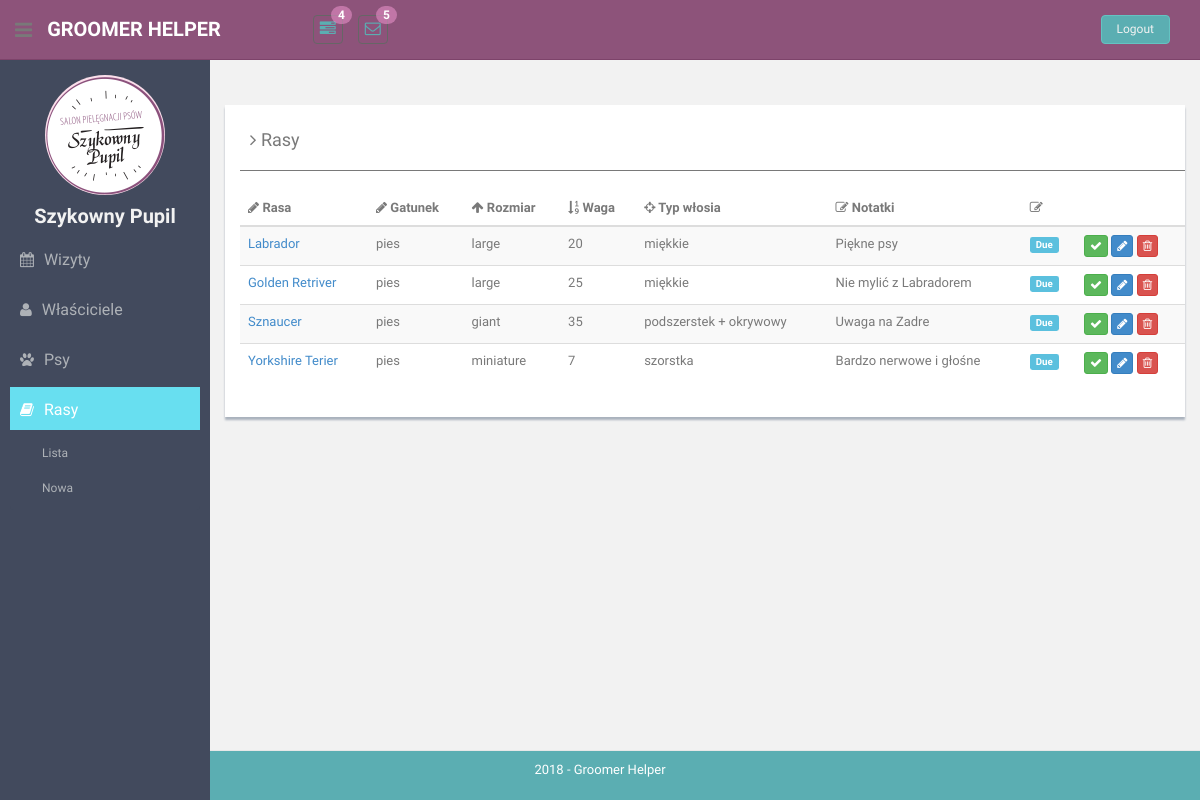
/breeds/, run on an earlier commit of the app's database.
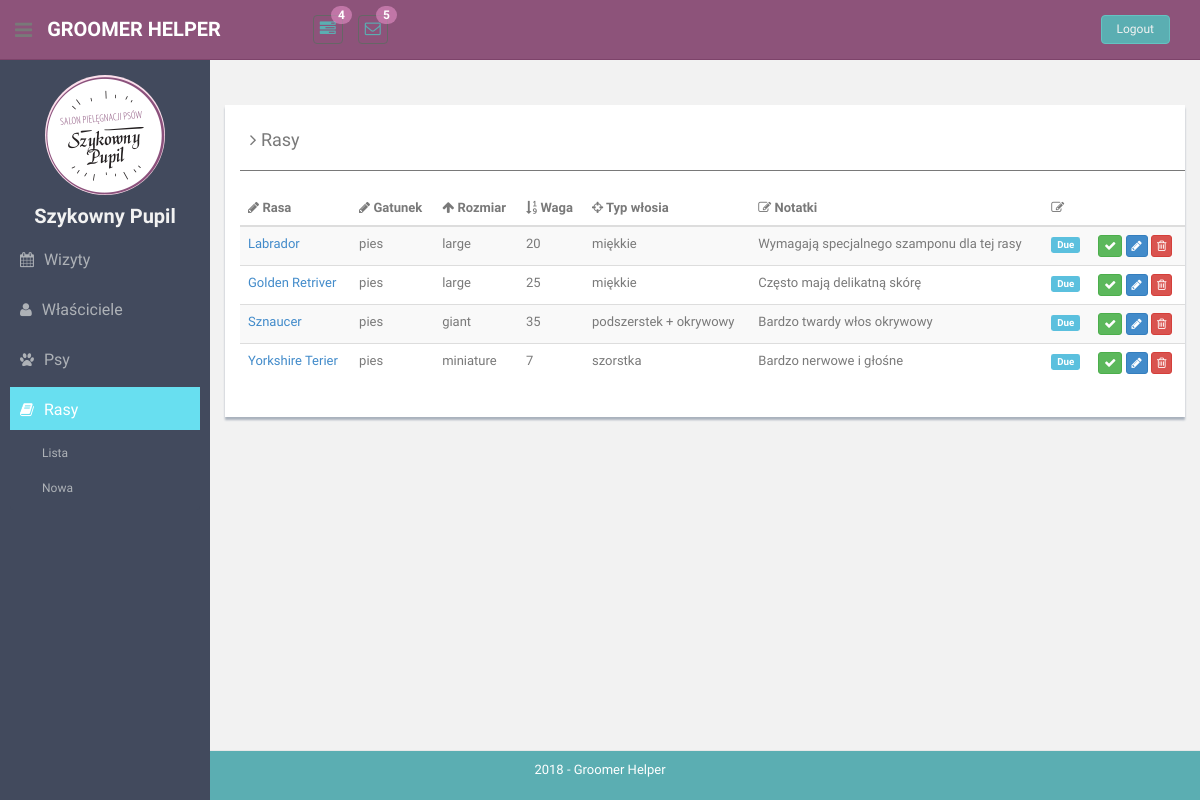
And on a later commit of the database.
### breeds/models.py (models this page shows, shortened)
class Breed(models.Model):
    SIZE_CHOICES = [
        ('miniatura', 'Miniatura'),
        ('średni', 'Średni'),
        ('duży', 'Duży'),
        ('olbrzym', 'Olbrzym'),
    ]
    SPECIES_CHOICES = [
        ('pies', 'Pies'),
        ('kot', 'Kot'),
        ('świnka morska', 'Świnka morska'),
        ('królik', 'Królik'),
    ]
    HAIR_TYPE_CHOICES = [
        ('normalna', 'Normalna'),
        ('szorstka', 'Szorstka'),
        ('miękka', 'Miękka'),
        ('duża ilość podszerstka', 'Duża ilość podszerstka'),
        ('twarda', 'Twarda')
    ]
    name = models.TextField(max_length=100, blank=False, null=False, unique=True)
    species = models.TextField(max_length=50, blank=False, default='dog')
    size = models.TextField(max_length=20, blank=True, choices=SIZE_CHOICES)
    grooming_notes = models.TextField(max_length=50, blank=True, null=False)
    hair_type = models.TextField(max_length=50, blank=True, null=False)
    weight = models.IntegerField(default=20, blank=False, null=False)
    photo = models.ImageField(upload_to='breed-avatars/', default='breed-avatars/None/no-img.png')
    salon = models.ForeignKey(Salon, default=DEFAULT_SALON_ID, null=False, on_delete=models.CASCADE)

### breeds/views.py (the view)
# urls.py: path('', views.BreedListView.as_view(), name='breeds-list'),
class BreedListView(ListView):
    template_name = "breeds/list.html"
    model = Breed
    def get_context_data(self, **kwargs):
        context = super().get_context_data(**kwargs)
        context['breeds'] = Breed.objects.all()
        context['title'] = 'Rasy'  # TODO: Tłumaczeie
        return context

### templatetags/templatetags/my_templatetags.py (called while the page is built)
@register.simple_tag(takes_context=True)
def active(context, pattern_or_urlname):
    try:
        pattern = '^' + reverse(pattern_or_urlname)
    except NoReverseMatch:
        pattern = pattern_or_urlname
    path = context['request'].path
    if re.search(pattern, path):
        return 'active'
    return ''

### templates/breeds/list.html
{% extends 'list.html' %}
{% block table-headers %}
    <th><i class="fa fa-pencil"></i> Rasa</th>
    <th><i class="fa fa-pencil"></i> Gatunek</th>
    <th><i class="fa fa-arrow-up"></i> Rozmiar</th>
    <th><i class="fa fa-sort-numeric-asc"></i> Waga</th>
    <th><i class="fa fa-crosshairs"></i> Typ włosia</th>
    <th><i class="fa fa-edit"></i> Notatki</th>
    <th><i class=" fa fa-edit"></i></th>
    <th></th>
{% endblock %}
{% block table-rows %}
    {% for breed in breeds %}
        <tr>
            <td><a href="{% url 'breed-details' breed.id %}"> {{ breed.name }} </a></td>
            <td>{{ breed.species }}</td>
            <td>{{ breed.size }}</td>
            <td>{{ breed.weight }}</td>
            <td>{{ breed.hair_type }}</td>
            <td>{{ breed.grooming_notes }}</td>
            <td><span class="label label-info label-mini">Due</span></td>
            <td>
                <button class="btn btn-success btn-xs"><i class="fa fa-check"></i></button>
                <button class="btn btn-primary btn-xs"><i class="fa fa-pencil"></i></button>
                <button class="btn btn-danger btn-xs"><i class="fa fa-trash-o "></i></button>
            </td>
        </tr>
    {% endfor %}
{% endblock %}

### templates/list.html
{% extends 'base.html' %}
{% block content %}
    <div class="row mt">
        <div class="col-md-12">
            <div class="content-panel">
                <table class="table table-striped table-advance table-hover">
                    <h4><i class="fa fa-angle-right"></i>
                    {% block table-title %}
                        {{ title }}
                    {% endblock %}
                    </h4>
                    <hr>
                    <thead>
                        <tr>
                            {% block table-headers %}
                            {% endblock %}
                        </tr>
                    </thead>
                    <tbody>
                        {% block table-rows %}
                        {% endblock %}
                    </tbody>
                </table>
            </div>
        </div>
    </div>
{% endblock %}

### templates/base.html (shortened to what this page needs)
{% load staticfiles %}
<!DOCTYPE html>
<html lang="en">
<head>
    <link href="{% static "/css/bootstrap.css" %}" rel="stylesheet">
    <link href="{% static "/font-awesome/css/font-awesome.css" %}" rel="stylesheet"/>
    <link rel="stylesheet" type="text/css" href="{% static "/css/zabuto_calendar.css" %}">
    <link rel="stylesheet" type="text/css" href="{% static "/js/gritter/css/jquery.gritter.css" %}"/>
    <link rel="stylesheet" type="text/css" href="{% static "/lineicons/style.css" %}" />
    <link rel="stylesheet" type="text/css" href="https://cdnjs.cloudflare.com/ajax/libs/bootstrap-datepicker/1.7.1/css/bootstrap-datepicker.css" />
    <link rel="stylesheet" type="text/css" href="https://cdnjs.cloudflare.com/ajax/libs/bootstrap-datepicker/1.7.1/css/bootstrap-datepicker3.css" />
    <link href="{% static "/css/style.css" %}" rel="stylesheet">
    <link href="{% static "/css/style-responsive.css" %}" rel="stylesheet">
</head>
<section id="container">
    <header class="header black-bg">
        <div class="sidebar-toggle-box">
            <div class="fa fa-bars tooltips" data-placement="right" data-original-title="Toggle Navigation"></div>
        </div>
        <a href="/" class="logo"><b>GROOMER HELPER</b></a>
        <div class="nav notify-row" id="top_menu">
            <ul class="nav top-menu">
                <li class="dropdown">
                    <a data-toggle="dropdown" class="dropdown-toggle" href="index.html#">
                        <i class="fa fa-tasks"></i>
                        <span class="badge bg-theme">4</span>
                    </a>
                </li>
                <li id="header_inbox_bar" class="dropdown">
                    <a data-toggle="dropdown" class="dropdown-toggle" href="index.html#">
                        <i class="fa fa-envelope-o"></i>
                        <span class="badge bg-theme">5</span>
                    </a>
                </li>
            </ul>
        </div>
        <div class="top-menu">
            <ul class="nav pull-right top-menu">
                <li><a class="logout" href="login.html">Logout</a></li>
            </ul>
        </div>
    </header>
    {% include "sidebar-menu.html" %}
    <section id="main-content">
        <section class="wrapper">
            <div class="row">
                <div class="col-lg-12 main-chart">
                    {% block content %}
                    {% endblock %}
                </div>
            </div>
        </section>
    {% include "footer.html" %}
    </section>
</section>
</body>
</html>

### templates/sidebar-menu.html (shortened to what this page needs)
{% load static %}
{% load my_templatetags %}
<aside>
    <div id="sidebar" class="nav-collapse ">
        <ul class="sidebar-menu" id="nav-accordion">
            <p class="centered"><a href="/"><img src="{% static "/img/logo-kolo.png" %}" class="img-circle"
                                                 width="120"></a></p>
            <h5 class="centered">Szykowny Pupil</h5>
            <li class="sub-menu">
                <a class="{% active 'visits' %}" href="javascript:;">
                    <i class="fa fa-calendar"></i>
                    <span>Wizyty</span>
                </a>
            </li>
            <li class="sub-menu">
                <a class="{% active 'owner' %}" href="javascript:;">
                    <i class="fa fa-user"></i>
                    <span>Właściciele</span>
                </a>
            </li>
            <li class="sub-menu">
                <a class="{% active 'animals' %}" href="javascript:;">
                    <i class="fa fa-paw"></i>
                    <span>Psy</span>
                </a>
            </li>
            <li class="sub-menu">
                <a class="{% active 'breed' %}" href="javascript:;">
                    <i class="fa fa-book"></i>
                    <span>Rasy</span>
                </a>
                <ul class="sub">
                    <li><a href="{% url 'breeds-list' %}">Lista</a></li>
                    <li><a href="/breeds/new/">Nowa</a></li>
                </ul>
            </li>
        </ul>
    </div>
</aside>

### templates/footer.html
<footer class="navbar navbar-default navbar-fixed-bottom site-footer ">
    <div class="text-center">
        2018 - Groomer Helper
    </div>
</footer>

### static/css/style.css (style rules this page uses)
ul li { list-style: none; }
a, a:hover, a:focus { text-decoration: none; outline: none; }
#container { width: 100%; height: 100%; }
hr { margin-top: 20px; margin-bottom: 20px; border: 0; border-top: 1px solid #797979; }
.centered { text-align: center; }
.mt { margin-top: 25px; }
.bg-theme { background-color: rgba(232, 146, 202, 0.57); }
ul.top-menu > li > .logout { color: #f2f2f2; font-size: 12px; border-radius: 4px; -webkit-border-radius: 4px; border: 1px solid #64c3c2 !important; padding: 5px 15px; margin-right: 15px; background: #5BAEB2; margin-top: 15px; }
#sidebar { width: 210px; height: 100%; position: fixed; background: #424a5d; }
#sidebar h5 { color: #f2f2f2; font-weight: 700; font-size: 20px; }
#sidebar ul li { position: relative; }
#sidebar .sub-menu > .sub li { padding-left: 32px; }
#sidebar .sub-menu > .sub li:last-child { padding-bottom: 10px; }
ul.sidebar-menu, ul.sidebar-menu li ul.sub { margin: -2px 0 0; padding: 0; }
ul.sidebar-menu { margin-top: 75px; }
#sidebar > ul > li > ul.sub { display: none; }
#sidebar > ul > li.active > ul.sub, #sidebar > ul > li > ul.sub > li > a { display: block; }
ul.sidebar-menu li ul.sub li { background: #424a5d; margin-bottom: 0; margin-left: 0; margin-right: 0; }
ul.sidebar-menu li ul.sub li:last-child { border-radius: 0 0 4px 4px; -webkit-border-radius: 0 0 4px 4px; }
ul.sidebar-menu li ul.sub li a { font-size: 12px; padding: 6px 0; line-height: 35px; height: 35px; -webkit-transition: all 0.3s ease; -moz-transition: all 0.3s ease; -o-transition: all 0.3s ease; -ms-transition: all 0.3s ease; transition: all 0.3s ease; color: #aeb2b7; }
ul.sidebar-menu li { margin-bottom: 5px; margin-left: 10px; margin-right: 10px; }
ul.sidebar-menu li.sub-menu { line-height: 15px; }
ul.sidebar-menu li a span { display: inline-block; }
ul.sidebar-menu li a { color: #aeb2b7; text-decoration: none; display: block; padding: 15px 0 15px 10px; font-size: 16px; outline: none; -webkit-transition: all 0.3s ease; -moz-transition: all 0.3s ease; -o-transition: all 0.3s ease; -ms-transition: all 0.3s ease; transition: all 0.3s ease; }
ul.sidebar-menu li a.active, ul.sidebar-menu li a:hover, ul.sidebar-menu li a:focus { background: #68dff0; color: #fff; display: block; -webkit-transition: all 0.3s ease; -moz-transition: all 0.3s ease; -o-transition: all 0.3s ease; -ms-transition: all 0.3s ease; transition: all 0.3s ease; }
ul.sidebar-menu li a i { font-size: 15px; padding-right: 6px; }
ul.sidebar-menu li a.active i { color: #fff; }
#main-content { margin-left: 210px; }
.header, .footer { min-height: 60px; padding: 0 15px; }
.header { position: fixed; left: 0; right: 0; z-index: 1002; }
.black-bg { background: #8d537a; border-bottom: 1px solid #7d436a; }
.wrapper { display: inline-block; margin-top: 60px; padding-left: 15px; padding-right: 15px; padding-bottom: 15px; padding-top: 0px; min-height: 100%; width: 100%; }
a.logo { font-size: 20px; color: #ffffff; float: left; margin-top: 15px; text-transform: uppercase; }
a.logo b { font-weight: 900; }
#top_menu .nav > li, ul.top-menu > li { float: left; }
.notify-row { float: left; margin-top: 15px; margin-left: 92px; }
ul.top-menu > li > a { color: #5BAEB2; font-size: 16px; border-radius: 4px; -webkit-border-radius: 4px; border: 1px solid #666666 !important; padding: 2px 6px; margin-right: 15px; }
.notify-row .badge { position: absolute; right: -10px; top: -10px; z-index: 100; }
.sidebar-toggle-box { float: left; padding-right: 15px; margin-top: 20px; }
.sidebar-toggle-box .fa-bars { cursor: pointer; display: inline-block; font-size: 20px; }
.main-chart { padding-top: 20px; }
.content-panel { background: #ffffff; box-shadow: 0px 3px 2px #aab2bd; min-height: 100%; height: auto; margin: 0 auto 0px; padding: 15px 0px 15px 15px; }
.content-panel h4 { margin-left: 10px; }
.site-footer { background: #5BAEB2; color: #fff; padding: 10px 0; float: right; width: 100%; right: 0; bottom: 0; left: 0; z-index: -1; }

What changed in the data, as far as the page shows it:
changed Breed "Labrador": grooming_notes "Piękne psy" → "Wymagają specjalnego szamponu dla tej rasy"
changed Breed "Golden Retriver": grooming_notes "Nie mylić z Labradorem" → "Często mają delikatną skórę"
changed Breed "Sznaucer": grooming_notes "Uwaga na Zadre" → "Bardzo twardy włos okrywowy"
